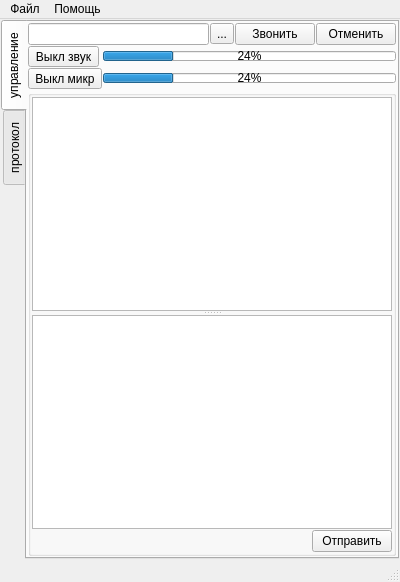
<?xml version="1.0" encoding="UTF-8"?>
<ui version="4.0">
 <class>QtPhoneClass</class>
 <widget class="QMainWindow" name="QtPhoneClass">
  <property name="geometry">
   <rect>
    <x>0</x>
    <y>0</y>
    <width>400</width>
    <height>582</height>
   </rect>
  </property>
  <property name="windowTitle">
   <string>Терминал видеоконференции</string>
  </property>
  <property name="windowIcon">
   <iconset resource="qtphone.qrc">
    <normaloff>:/images/Resources/logo.png</normaloff>:/images/Resources/logo.png</iconset>
  </property>
  <widget class="QWidget" name="centralwidget">
   <layout class="QVBoxLayout" name="verticalLayout">
    <property name="spacing">
     <number>1</number>
    </property>
    <property name="margin">
     <number>1</number>
    </property>
    <item>
     <widget class="QTabWidget" name="tabWidget">
      <property name="tabPosition">
       <enum>QTabWidget::West</enum>
      </property>
      <property name="currentIndex">
       <number>0</number>
      </property>
      <widget class="QWidget" name="tab">
       <attribute name="title">
        <string>управление</string>
       </attribute>
       <layout class="QGridLayout" name="gridLayout_3">
        <property name="margin">
         <number>1</number>
        </property>
        <property name="spacing">
         <number>1</number>
        </property>
        <item row="0" column="0" colspan="2">
         <layout class="QHBoxLayout" name="horizontalLayout">
          <item>
           <widget class="QLineEdit" name="txtAddress"/>
          </item>
          <item>
           <widget class="QToolButton" name="cmdContactsList">
            <property name="toolTip">
             <string>Список контактов</string>
            </property>
            <property name="statusTip">
             <string>Список контактов</string>
            </property>
            <property name="whatsThis">
             <string>Список контактов</string>
            </property>
            <property name="text">
             <string>...</string>
            </property>
           </widget>
          </item>
          <item>
           <widget class="QPushButton" name="cmdCall">
            <property name="text">
             <string>Звонить</string>
            </property>
            <property name="icon">
             <iconset resource="qtphone.qrc">
              <normaloff>:/images/Resources/bell.png</normaloff>:/images/Resources/bell.png</iconset>
            </property>
           </widget>
          </item>
          <item>
           <widget class="QPushButton" name="cmdRefuse">
            <property name="text">
             <string>Отменить</string>
            </property>
            <property name="icon">
             <iconset resource="qtphone.qrc">
              <normaloff>:/images/Resources/refuse.png</normaloff>:/images/Resources/refuse.png</iconset>
            </property>
           </widget>
          </item>
         </layout>
        </item>
        <item row="1" column="0">
         <widget class="QToolButton" name="cmdMuteSpeaker">
          <property name="toolTip">
           <string>Выкл звук</string>
          </property>
          <property name="statusTip">
           <string>Выкл звук</string>
          </property>
          <property name="whatsThis">
           <string>Выкл звук</string>
          </property>
          <property name="text">
           <string>Выкл звук</string>
          </property>
          <property name="icon">
           <iconset resource="qtphone.qrc">
            <normaloff>:/images/Resources/sound_button.png</normaloff>:/images/Resources/sound_button.png</iconset>
          </property>
          <property name="checkable">
           <bool>true</bool>
          </property>
         </widget>
        </item>
        <item row="1" column="1">
         <widget class="QProgressBar" name="prBarSound">
          <property name="maximumSize">
           <size>
            <width>16777215</width>
            <height>10</height>
           </size>
          </property>
          <property name="value">
           <number>24</number>
          </property>
         </widget>
        </item>
        <item row="2" column="0">
         <widget class="QToolButton" name="cmdMuteMicrophone">
          <property name="toolTip">
           <string>Выкл микр</string>
          </property>
          <property name="statusTip">
           <string>Выкл микр</string>
          </property>
          <property name="whatsThis">
           <string>Выкл микр</string>
          </property>
          <property name="text">
           <string>Выкл микр</string>
          </property>
          <property name="icon">
           <iconset resource="qtphone.qrc">
            <normaloff>:/images/Resources/mike_p1.png</normaloff>:/images/Resources/mike_p1.png</iconset>
          </property>
          <property name="checkable">
           <bool>true</bool>
          </property>
         </widget>
        </item>
        <item row="2" column="1">
         <widget class="QProgressBar" name="prBarMic">
          <property name="maximumSize">
           <size>
            <width>16777215</width>
            <height>10</height>
           </size>
          </property>
          <property name="value">
           <number>24</number>
          </property>
         </widget>
        </item>
        <item row="3" column="0" colspan="2">
         <widget class="QGroupBox" name="pnlMsg">
          <property name="title">
           <string/>
          </property>
          <layout class="QGridLayout" name="gridLayout">
           <property name="margin">
            <number>1</number>
           </property>
           <property name="spacing">
            <number>1</number>
           </property>
           <item row="0" column="0" colspan="2">
            <widget class="QSplitter" name="splitter">
             <property name="orientation">
              <enum>Qt::Vertical</enum>
             </property>
             <widget class="QListWidget" name="listMsg_2"/>
             <widget class="QPlainTextEdit" name="txtSendMsg"/>
            </widget>
           </item>
           <item row="1" column="0">
            <spacer name="horizontalSpacer">
             <property name="orientation">
              <enum>Qt::Horizontal</enum>
             </property>
             <property name="sizeHint" stdset="0">
              <size>
               <width>277</width>
               <height>17</height>
              </size>
             </property>
            </spacer>
           </item>
           <item row="1" column="1">
            <widget class="QPushButton" name="cmdSendMsg">
             <property name="text">
              <string>Отправить</string>
             </property>
             <property name="icon">
              <iconset resource="qtphone.qrc">
               <normaloff>:/images/Resources/messageadd.png</normaloff>:/images/Resources/messageadd.png</iconset>
             </property>
            </widget>
           </item>
          </layout>
         </widget>
        </item>
       </layout>
      </widget>
      <widget class="QWidget" name="tab_2">
       <attribute name="title">
        <string>протокол</string>
       </attribute>
       <layout class="QGridLayout" name="gridLayout_2">
        <property name="margin">
         <number>1</number>
        </property>
        <property name="spacing">
         <number>1</number>
        </property>
        <item row="0" column="0">
         <widget class="QListWidget" name="listMsg"/>
        </item>
       </layout>
      </widget>
     </widget>
    </item>
   </layout>
  </widget>
  <widget class="QMenuBar" name="menubar">
   <property name="geometry">
    <rect>
     <x>0</x>
     <y>0</y>
     <width>400</width>
     <height>18</height>
    </rect>
   </property>
   <widget class="QMenu" name="menu">
    <property name="title">
     <string>Файл</string>
    </property>
    <addaction name="actSetup"/>
    <addaction name="actShowVideo"/>
    <addaction name="actExit"/>
   </widget>
   <widget class="QMenu" name="menu_2">
    <property name="title">
     <string>Помощь</string>
    </property>
    <addaction name="actAbout"/>
   </widget>
   <addaction name="menu"/>
   <addaction name="menu_2"/>
  </widget>
  <widget class="QStatusBar" name="statusbar"/>
  <action name="actSetup">
   <property name="icon">
    <iconset resource="qtphone.qrc">
     <normaloff>:/images/Resources/teleph.png</normaloff>:/images/Resources/teleph.png</iconset>
   </property>
   <property name="text">
    <string>Установки</string>
   </property>
  </action>
  <action name="actRestore">
   <property name="icon">
    <iconset resource="qtphone.qrc">
     <normaloff>:/images/Resources/qcam_p1.png</normaloff>:/images/Resources/qcam_p1.png</iconset>
   </property>
   <property name="text">
    <string>Открыть</string>
   </property>
   <property name="toolTip">
    <string>Открыть</string>
   </property>
  </action>
  <action name="actExit">
   <property name="icon">
    <iconset resource="qtphone.qrc">
     <normaloff>:/images/Resources/msgbox4.png</normaloff>:/images/Resources/msgbox4.png</iconset>
   </property>
   <property name="text">
    <string>Выход</string>
   </property>
  </action>
  <action name="actRefuse">
   <property name="icon">
    <iconset resource="qtphone.qrc">
     <normaloff>:/images/Resources/refuse.png</normaloff>:/images/Resources/refuse.png</iconset>
   </property>
   <property name="text">
    <string>Закончить разговор</string>
   </property>
   <property name="toolTip">
    <string>Закончить разговор</string>
   </property>
  </action>
  <action name="actShowVideo">
   <property name="checkable">
    <bool>true</bool>
   </property>
   <property name="icon">
    <iconset resource="qtphone.qrc">
     <normaloff>:/images/Resources/qcam_p1.png</normaloff>:/images/Resources/qcam_p1.png</iconset>
   </property>
   <property name="text">
    <string>Показать видео</string>
   </property>
   <property name="toolTip">
    <string>Открыть</string>
   </property>
  </action>
  <action name="actAbout">
   <property name="text">
    <string>О программе</string>
   </property>
   <property name="toolTip">
    <string>О программе</string>
   </property>
  </action>
 </widget>
 <resources>
  <include location="qtphone.qrc"/>
 </resources>
 <connections/>
</ui>
